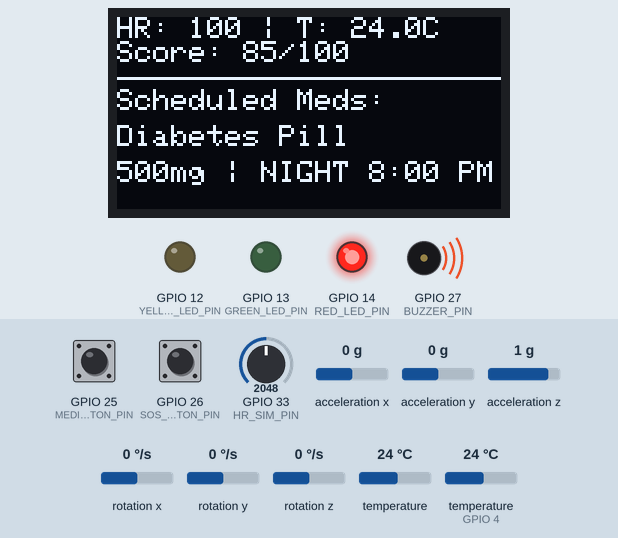
Bench run of a sketch on a simulated ESP32. Parts: 128×64 one-colour display, output pins drawn as LEDs (lit = HIGH), buzzer (waves = sounding). The inputs (shaded band) are chosen by the test bench; at power-on: GPIO 26 (SOS_BUTTON_PIN) HIGH, GPIO 25 (MEDICINE_BUTTON_PIN) HIGH, GPIO 33 (HR_SIM_PIN) = 2048, acceleration x 0 g, acceleration y 0 g, acceleration z 1 g, rotation x 0 °/s, rotation y 0 °/s, rotation z 0 °/s, temperature 24 °C, temperature (sensor on GPIO 4) 24 °C. What the sketch prints to the serial monitor is not drawn.

Above: at 4.2 s.
4.3 s: GPIO 26 (SOS_BUTTON_PIN) pulled LOW for 0.15 s
At 5.1 s:
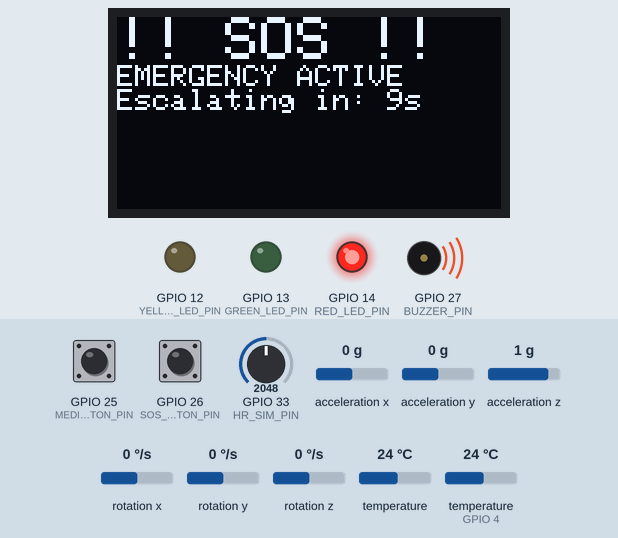
7.8 s: GPIO 26 (SOS_BUTTON_PIN) pulled LOW for 1 s
At 7.99 s:
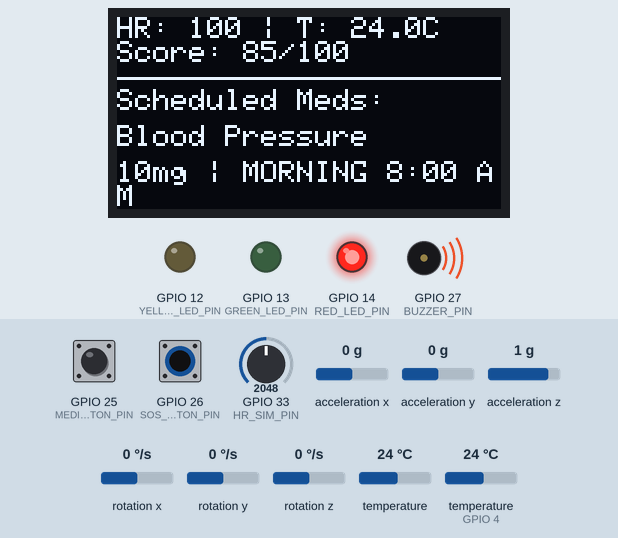
Timing chart, 0 to 10.8 s (numbered marks = the images above; inputs shaded):
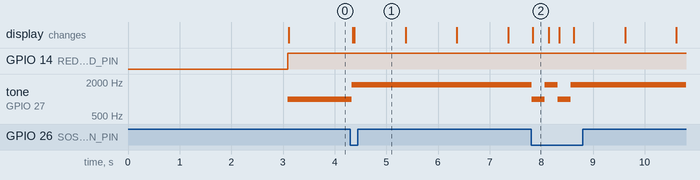

Measured:
- after the input at 4.3 s, tone on GPIO 27 (BUZZER_PIN): 1000 Hz → 1800 Hz at once; the display: first changes after 0.05 s (image 1 shows a later state)
- after the input at 7.8 s, tone on GPIO 27 (BUZZER_PIN): alternates 1800 Hz for 0.25 s and 1000 Hz for 0.25 s, 4 changes in all, then stays 1800 Hz, starting at once; the display: changes at once (image 2)

The sketch:

SmartElderCareBand.ino
```cpp
#include <Wire.h>
#include <Adafruit_GFX.h>
#include <Adafruit_SSD1306.h>
#include <Adafruit_MPU6050.h>
#include <Adafruit_Sensor.h>
#include <OneWire.h>
#include <DallasTemperature.h>

// PIN ASSIGNMENTS
#define I2C_SDA_PIN          21
#define I2C_SCL_PIN          22
#define ONE_WIRE_BUS_PIN     4
#define HR_SIM_PIN           33
#define MEDICINE_BUTTON_PIN  25
#define SOS_BUTTON_PIN       26
#define BUZZER_PIN           27
#define RED_LED_PIN          14
#define YELLOW_LED_PIN       12
#define GREEN_LED_PIN        13

#define SCREEN_WIDTH 128
#define SCREEN_HEIGHT 64
Adafruit_SSD1306 display(SCREEN_WIDTH, SCREEN_HEIGHT, &Wire, -1);

Adafruit_MPU6050 mpu;
OneWire oneWire(ONE_WIRE_BUS_PIN);
DallasTemperature tempSensor(&oneWire);

// Independent State Flags
bool sosActive = false;
bool fallDetected = false;
bool medPending = false;

// Escalation & Countdown Timers
unsigned long sosStartTime = 0;
unsigned long fallStartTime = 0;
unsigned long medStartTime = 0;
const unsigned long ESCALATION_TIMEOUT = 10000UL;

// Button Debounce Timers
unsigned long lastSosPress = 0;
unsigned long lastMedPress = 0;
const unsigned long DEBOUNCE_DELAY = 250;

// Temperature Timers
unsigned long lastTempRequest = 0;
float currentTemp = 36.5;

// Display rotation timer for medicine list
unsigned long lastDisplayRotate = 0;
int displayMedIndex = 0;

// Mock GPS Data Structure
struct GpsData {
  float latitude;
  float longitude;
  bool isValid;
};
GpsData mockGps = {12.9716, 77.5946, true};

// Medicine Schedule Struct
struct MedicineSchedule {
  const char* name;
  const char* dose;
  unsigned long intervalMs;
  unsigned long lastTakenTime;
};

MedicineSchedule meds[10] = {
  {"Blood Pressure", "10mg | MORNING 8:00 AM", 120000UL, 0},
  {"Diabetes Pill", "500mg | NIGHT 8:00 PM", 240000UL, 0}
};
int totalMeds = 2;
int activeMedIndex = 0;

void setup() {
  Serial.begin(115200);

  pinMode(MEDICINE_BUTTON_PIN, INPUT_PULLUP);
  pinMode(SOS_BUTTON_PIN, INPUT_PULLUP);
  pinMode(BUZZER_PIN, OUTPUT);
  pinMode(RED_LED_PIN, OUTPUT);
  pinMode(YELLOW_LED_PIN, OUTPUT);
  pinMode(GREEN_LED_PIN, OUTPUT);

  Wire.begin(I2C_SDA_PIN, I2C_SCL_PIN);

  if (!display.begin(SSD1306_SWITCHCAPVCC, 0x3C)) {
    Serial.println(F("OLED initialization failed"));
  }
  display.clearDisplay();
  display.setTextColor(SSD1306_WHITE);

  // --- STARTUP SPLASH SCREEN ---
  display.clearDisplay();
  display.setTextSize(2);
  display.setCursor(5, 10);
  display.println(F("SMART"));
  display.setCursor(5, 30);
  display.println(F("ELDER CARE"));
  display.setTextSize(1);
  display.setCursor(5, 50);
  display.println(F("Initializing..."));
  display.display();
  delay(3000); // Show splash screen for 3 seconds

  mpu.begin();
  tempSensor.begin();
  tempSensor.setWaitForConversion(false);
  tempSensor.requestTemperatures();

  unsigned long currentMillis = millis();
  for(int i = 0; i < totalMeds; i++) {
    meds[i].lastTakenTime = currentMillis;
  }

  Serial.println(F(">> System Initialized. Type ADD:Name,Dose,Slot,Time in Serial"));
}

void loop() {
  unsigned long currentMillis = millis();

  // 1. SERIAL CONFIGURATION PARSER
  if (Serial.available() > 0) {
    String command = Serial.readStringUntil('\n');
    command.trim();

    if (command.startsWith("ADD:")) {
      int firstComma = command.indexOf(',');
      int secondComma = command.indexOf(',', firstComma + 1);
      int thirdComma = command.indexOf(',', secondComma + 1);

      if (firstComma != -1 && secondComma != -1 && thirdComma != -1) {
        String medName = command.substring(4, firstComma);
        String medDose = command.substring(firstComma + 1, secondComma);
        String slot = command.substring(secondComma + 1, thirdComma);
        String exactTime = command.substring(thirdComma + 1);

        if (totalMeds < 10) {
          meds[totalMeds].name = strdup(medName.c_str());
          String fullDoseInfo = medDose + " | " + slot + " " + exactTime;
          meds[totalMeds].dose = strdup(fullDoseInfo.c_str());

          meds[totalMeds].intervalMs = 180000UL;
          meds[totalMeds].lastTakenTime = currentMillis;
          totalMeds++;

          Serial.print(F(">> [CONFIG] Added Schedule: "));
          Serial.print(medName);
          Serial.print(F(" at "));
          Serial.println(exactTime);
        } else {
          Serial.println(F(">> [ERROR] Medicine list is full!"));
        }
      } else {
        Serial.println(F(">> [ERROR] Invalid format! Use: ADD:Name,Dose,Slot,Time"));
      }
    }
  }

  // 2. NON-BLOCKING TEMPERATURE MONITOR
  if (currentMillis - lastTempRequest >= 2000) {
    float tempRead = tempSensor.getTempCByIndex(0);
    if (tempRead != DEVICE_DISCONNECTED_C && tempRead > -50.0) {
      currentTemp = tempRead;
    }
    tempSensor.requestTemperatures();
    lastTempRequest = currentMillis;
  }

  // 3. SOS BUTTON HANDLING
  if (digitalRead(SOS_BUTTON_PIN) == LOW && (currentMillis - lastSosPress > DEBOUNCE_DELAY)) {
    sosActive = !sosActive;
    lastSosPress = currentMillis;
    if (sosActive) {
      sosStartTime = currentMillis;
      Serial.println(F(">> [EVENT] SOS ACTIVATED! Countdown started."));
    } else {
      Serial.println(F(">> [EVENT] SOS Cancelled by user."));
    }
  }

  // 4. MEDICINE BUTTON HANDLING
  if (digitalRead(MEDICINE_BUTTON_PIN) == LOW && (currentMillis - lastMedPress > DEBOUNCE_DELAY)) {
    if (medPending) {
      medPending = false;
      meds[activeMedIndex].lastTakenTime = currentMillis;
      Serial.print(F(">> [EVENT] Medicine Acknowledged: "));
      Serial.println(meds[activeMedIndex].name);
    } else if (fallDetected) {
      fallDetected = false;
      Serial.println(F(">> [EVENT] Fall Alert Acknowledged & Cleared."));
    }
    lastMedPress = currentMillis;
  }

  // 5. MULTI-MEDICINE SCHEDULER CHECK
  for (int i = 0; i < totalMeds; i++) {
    if (!medPending && (currentMillis - meds[i].lastTakenTime >= meds[i].intervalMs)) {
      medPending = true;
      activeMedIndex = i;
      medStartTime = currentMillis;
      Serial.print(F(">> [EVENT] Medicine Due: "));
      Serial.println(meds[i].name);
      break;
    }
  }

  // 6. HEART RATE MONITOR
  int rawHr = analogRead(HR_SIM_PIN);
  int heartRate = map(rawHr, 0, 4095, 40, 160);

  // 7. ACTIVITY MONITOR & FALL DETECTION
  sensors_event_t a, g, temp;
  mpu.getEvent(&a, &g, &temp);
  float totalAccel = sqrt(a.acceleration.x * a.acceleration.x +
                          a.acceleration.y * a.acceleration.y +
                          a.acceleration.z * a.acceleration.z);
  if (!fallDetected && totalAccel > 25.0) {
    fallDetected = true;
    fallStartTime = currentMillis;
    Serial.println(F(">> [EVENT] Fall Detected!"));
  }

  // ESCALATION TIMEOUT CHECKERS
  if (sosActive && (currentMillis - sosStartTime >= ESCALATION_TIMEOUT)) {
    sosStartTime = currentMillis;
    Serial.println(F(">> [ESCALATION] SOS Unanswered! Alerting contacts..."));
    if (mockGps.isValid) {
      Serial.print(F("Map: https://www.google.com/maps?q="));
      Serial.print(mockGps.latitude, 4);
      Serial.print(",");
      Serial.println(mockGps.longitude, 4);
    }
  }

  if (fallDetected && (currentMillis - fallStartTime >= ESCALATION_TIMEOUT)) {
    fallStartTime = currentMillis;
    Serial.println(F(">> [ESCALATION] Fall Unacknowledged! Auto-notifying contacts..."));
  }

  int healthScore = 100;
  if (heartRate > 100 || heartRate < 60) healthScore -= 15;
  if (currentTemp > 37.5 || currentTemp < 35.5) healthScore -= 15;
  if (fallDetected) healthScore -= 30;

  // 8. ALERT EVALUATION
  bool criticalHR = (heartRate > 120 || heartRate < 50);
  bool warningHR  = ((heartRate > 100 && heartRate <= 120) || (heartRate >= 50 && heartRate < 60));
  bool criticalTemp = (currentTemp > 38.5 || currentTemp < 35.0);
  bool warningTemp  = (currentTemp > 37.5 && currentTemp <= 38.5);

  bool isRedAlert = sosActive || fallDetected || medPending || criticalHR || criticalTemp;
  bool isYellowWarning = !isRedAlert && (warningHR || warningTemp);
  bool isNormal = !isRedAlert && !isYellowWarning;

  digitalWrite(RED_LED_PIN, isRedAlert ? HIGH : LOW);
  digitalWrite(YELLOW_LED_PIN, isYellowWarning ? HIGH : LOW);
  digitalWrite(GREEN_LED_PIN, isNormal ? HIGH : LOW);

  if (sosActive || fallDetected) {
    tone(BUZZER_PIN, 1800);
  } else if (isRedAlert) {
    tone(BUZZER_PIN, 1000);
  } else {
    noTone(BUZZER_PIN);
  }

  // Rotate displayed medicine list every 3 seconds if normal
  if (currentMillis - lastDisplayRotate >= 3000) {
    displayMedIndex = (displayMedIndex + 1) % totalMeds;
    lastDisplayRotate = currentMillis;
  }

  // 9. OLED DISPLAY LOGIC
  display.clearDisplay();
  display.setTextSize(1);
  display.setCursor(0, 0);

  if (sosActive) {
    display.setTextSize(2);
    display.println(F("!! SOS !!"));
    display.setTextSize(1);
    display.println(F("EMERGENCY ACTIVE"));
    unsigned long remainingSec = (ESCALATION_TIMEOUT - (currentMillis - sosStartTime)) / 1000;
    display.print(F("Escalating in: ")); display.print(remainingSec); display.println(F("s"));
  } else if (fallDetected) {
    display.setTextSize(2);
    display.println(F("FALL!"));
    display.setTextSize(1);
    display.println(F("Check on elder!"));
    display.println(F("Press Med to clear"));
  } else if (medPending) {
    display.setTextSize(2);
    display.println(F("MEDICINE!"));
    display.setTextSize(1);
    display.println(meds[activeMedIndex].name);
    display.print(F("Info: ")); display.println(meds[activeMedIndex].dose);
    display.println(F("Press Med button"));
  } else {
    // Show Vitals & Cycle through the Scheduled Medicines List
    display.print(F("HR: ")); display.print(heartRate); display.print(F(" | T: ")); display.print(currentTemp, 1); display.println(F("C"));
    display.print(F("Score: ")); display.print(healthScore); display.println(F("/100"));
    display.drawLine(0, 20, 128, 20, SSD1306_WHITE);

    display.setCursor(0, 24);
    display.println(F("Scheduled Meds:"));
    display.setCursor(0, 36);
    display.println(meds[displayMedIndex].name);
    display.setCursor(0, 48);
    display.println(meds[displayMedIndex].dose);
  }

  display.display();
}
```
